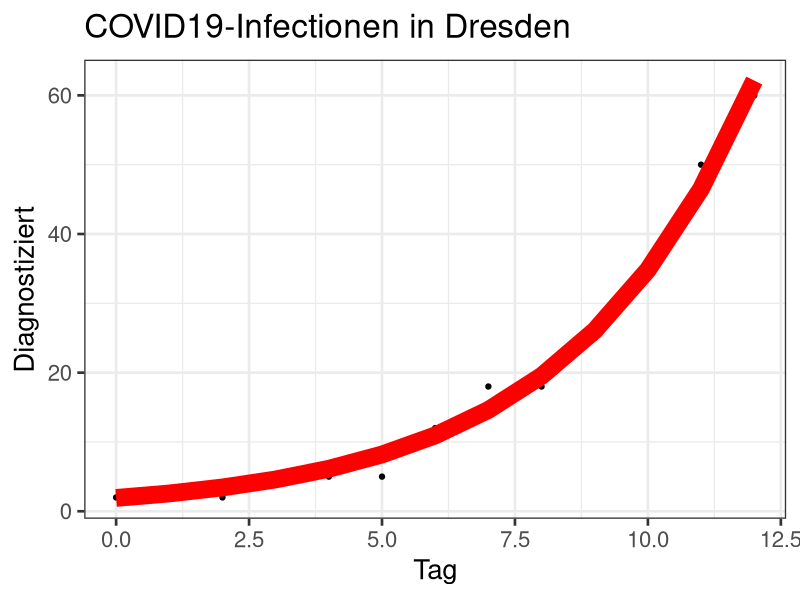
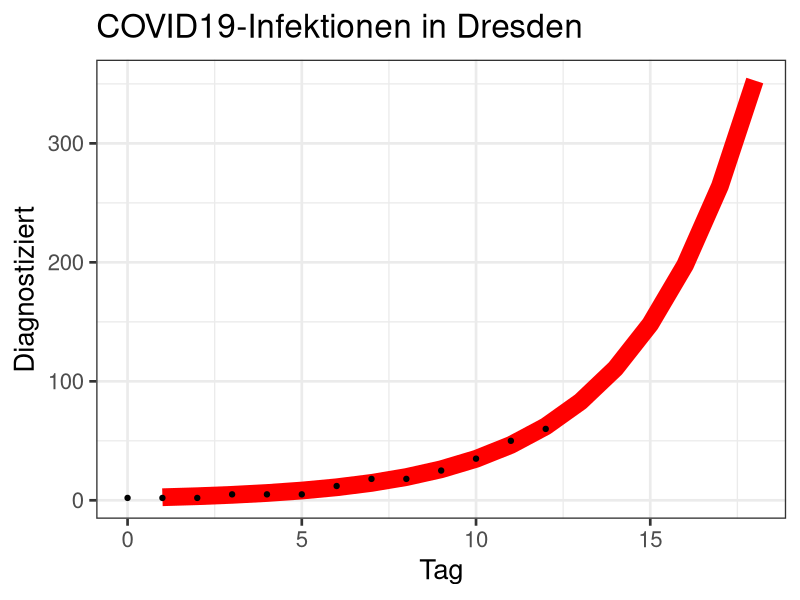

R code for these plots, in order:
library(ggplot2)
library(dplyr)
library(readr)

mytheme = theme_bw(base_size=20)##  + theme(
    ## ##text = element_text(family = "Decima WE", color = "grey20"),
    ## ## strip.background = element_blank(),
    ## ## strip.text = element_text(hjust = 0),
    ## ## panel.grid.major = element_line(colour="grey50",size=0.35),
    ## ## panel.grid.minor = element_blank(),
    ## ## plot.margin=unit(c(0,1,0,1),"cm"),
    ## legend.position="top",
    ## plot.caption=element_text(hjust=1,size=14,colour="grey30"),
    ## plot.subtitle=element_text(face="italic",size=14,colour="grey40"),
    ## plot.title=element_text(size=18,face="bold")
## )

df = read.csv("by_city.csv")
df$date = as.Date(df$date)
df$day = as.integer(df$date - df$date[1])
glimpse(df)

model.expon = nls(diagnosed ~ a*(1+b)**(day),
                  data=df,
                  start = list(a = 1, b = 0.33)
                  )
model.expon

myplot = ggplot(df, aes(x=day, y=diagnosed)) +
  geom_point() +
  ggtitle("COVID19-Infectionen in Dresden") +
  xlab("Tag") + ylab("Diagnostiziert") +
  geom_line(aes(
                y=fitted(model.expon)
                ),
            color="red",
            linewidth=6) +
  mytheme

ggsave("exponential.png",myplot)

dfx = data.frame(day=1:(nrow(df)+5))
dfx$diagnosed = predict(model.expon,list(day=1:(nrow(df)+5)))

myplot = ggplot(dfx, aes(x=day, y=diagnosed)) +
  geom_line(color="red",
            linewidth=6) +
  ggtitle("COVID19-Infektionen in Dresden") +
  xlab("Tag") + ylab("Diagnostiziert") +
  geom_point(aes(
    x=day,
    y=diagnosed
  ),data=df) +
  mytheme

ggsave("plus5.png",myplot)
